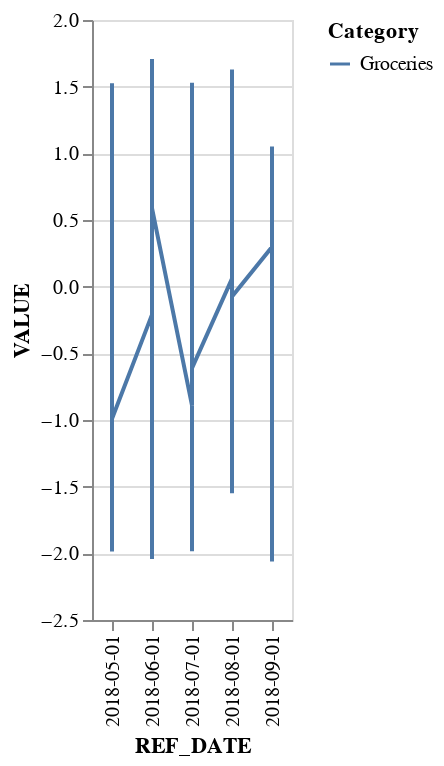
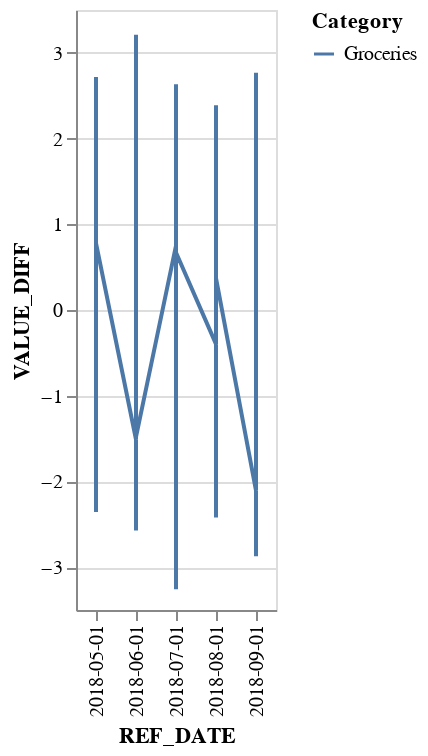

Notebook source saved alongside these figures, in order:
### Code cell
model1 = regression_discontinuity_model(df_Canada_CPI_Scaled, 'Groceries', '2018-05-01', '2018-09-01', '2018-08-01')

### Figure 1 — Vega-Lite specification as saved in the notebook (floating-point values rounded to 4 significant figures; data arrays with more than 128 entries replaced by an {"elided": "..."} marker saying what was removed)
{"config": {"view": {"continuousWidth": 300, "continuousHeight": 300}}, "data": {"name": "data-e0eac0e08c89585f3a81c28e62d14838"}, "mark": {"type": "line"}, "encoding": {"color": {"field": "Category", "type": "nominal"}, "x": {"field": "REF_DATE", "type": "nominal"}, "y": {"field": "VALUE", "type": "quantitative"}}, "$schema": "https://vega.github.io/schema/vega-lite/v5.20.1.json", "datasets": {"data-e0eac0e08c89585f3a81c28e62d14838": {"elided": "354 records"}}}

### Figure 2 — Vega-Lite specification as saved in the notebook (floating-point values rounded to 4 significant figures; data arrays with more than 128 entries replaced by an {"elided": "..."} marker saying what was removed)
{"config": {"view": {"continuousWidth": 300, "continuousHeight": 300}}, "data": {"name": "data-e0eac0e08c89585f3a81c28e62d14838"}, "mark": {"type": "line"}, "encoding": {"color": {"field": "Category", "type": "nominal"}, "x": {"field": "REF_DATE", "type": "nominal"}, "y": {"field": "VALUE_DIFF", "type": "quantitative"}}, "$schema": "https://vega.github.io/schema/vega-lite/v5.20.1.json", "datasets": {"data-e0eac0e08c89585f3a81c28e62d14838": {"elided": "354 records"}}}
